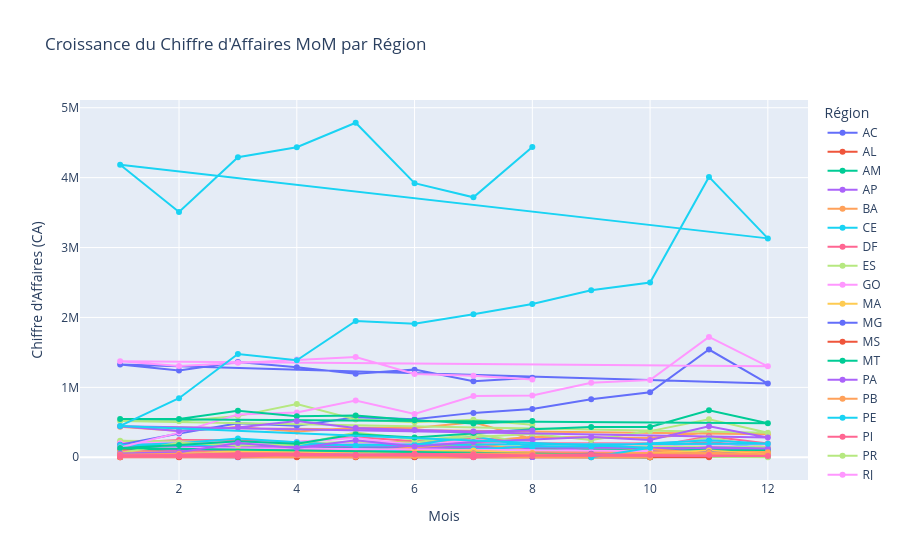
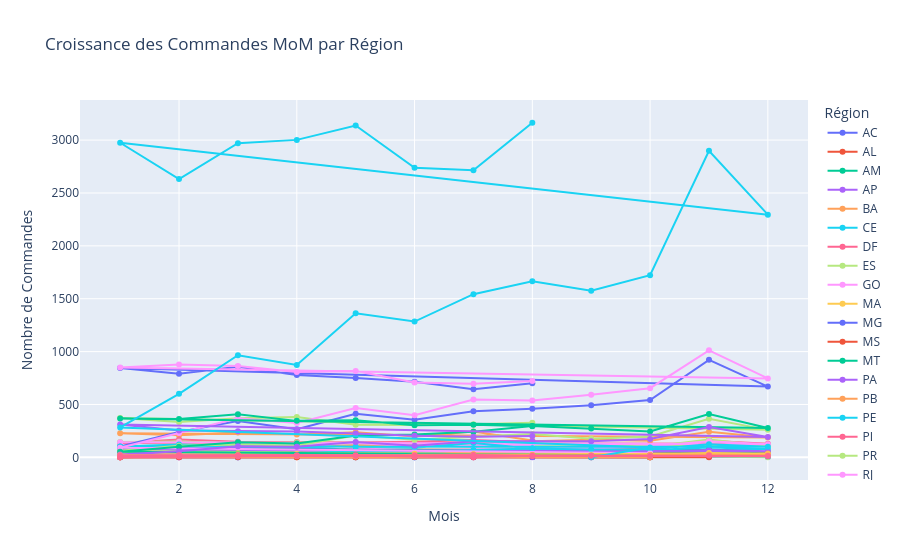

The notebook cell saved with these charts, in order:
### Code cell
import pandas as pd
import plotly.express as px

# Assurez-vous d'avoir exécuté la requête SQL et récupéré le DataFrame 'df_growth_mom'
# df_growth_mom = pd.read_sql(growth_mom_query, engine)

# Exemple de données récupérées
# df_growth_mom = ...

# Affichage d'un graphique de la croissance du chiffre d'affaires par mois et par région
fig = px.line(df_growth_mom,
              x="month", 
              y="ca", 
              color="customer_state", 
              markers=True, 
              title="Croissance du Chiffre d'Affaires MoM par Région",
              labels={"ca": "Chiffre d'Affaires (CA)", "month": "Mois", "customer_state": "Région"},
              line_shape="linear")

# Affichage du graphique
fig.show()

# Si vous souhaitez également afficher le nombre de commandes, vous pouvez ajouter une autre courbe :
fig2 = px.line(df_growth_mom,
               x="month", 
               y="nb_commandes", 
               color="customer_state", 
               markers=True, 
               title="Croissance des Commandes MoM par Région",
               labels={"nb_commandes": "Nombre de Commandes", "month": "Mois", "customer_state": "Région"},
               line_shape="linear")

# Affichage du graphique
fig2.show()

### Figure 1 — Plotly figure (JSON) as saved in the notebook; plotly's stock layout.template omitted (floating-point values rounded to 4 significant figures)
{"data": [{"hovertemplate": "Région=AC<br>Mois=%{x}<br>Chiffre d'Affaires (CA)=%{y}<extra></extra>", "legendgroup": "AC", "line": {"color": "#636efa", "dash": "solid", "shape": "linear"}, "marker": {"symbol": "circle"}, "mode": "lines+markers", "name": "AC", "orientation": "v", "showlegend": true, "type": "scatter", "x": [1.0, 2.0, 3.0, 4.0, 5.0, 6.0, 7.0, 8.0, 9.0, 10.0, 11.0, 12.0, 1.0, 2.0, 3.0, 4.0, 5.0, 6.0, 7.0, 8.0], "xaxis": "x", "y": [7231.0, 5974.0, 5302.0, 13520.0, 23720.0, 5103.0, 7944.0, 7658.0, 20290.0, 8638.0, 9452.0, 14100.0, 11580.0, 2992.0, 1647.0, 5882.0, 15010.0, 5973.0, 17700.0, 6045.0], "yaxis": "y"}, {"hovertemplate": "Région=AL<br>Mois=%{x}<br>Chiffre d'Affaires (CA)=%{y}<extra></extra>", "legendgroup": "AL", "line": {"color": "#EF553B", "dash": "solid", "shape": "linear"}, "marker": {"symbol": "circle"}, "mode": "lines+markers", "name": "AL", "orientation": "v", "showlegend": true, "type": "scatter", "x": [10.0, 1.0, 2.0, 3.0, 4.0, 5.0, 6.0, 7.0, 8.0, 9.0, 10.0, 11.0, 12.0, 1.0, 2.0, 3.0, 4.0, 5.0, 6.0, 7.0, 8.0], "xaxis": "x", "y": [766.0, 4544.0, 29680.0, 14220.0, 51700.0, 56340.0, 12690.0, 28400.0, 95580.0, 50940.0, 63420.0, 74410.0, 26810.0, 62180.0, 56810.0, 74650.0, 70060.0, 43930.0, 48530.0, 46930.0, 29140.0], "yaxis": "y"}, {"hovertemplate": "Région=AM<br>Mois=%{x}<br>Chiffre d'Affaires (CA)=%{y}<extra></extra>", "legendgroup": "AM", "line": {"color": "#00cc96", "dash": "solid", "shape": "linear"}, "marker": {"symbol": "circle"}, "mode": "lines+markers", "name": "AM", "orientation": "v", "showlegend": true, "type": "scatter", "x": [2.0, 3.0, 4.0, 5.0, 6.0, 7.0, 8.0, 9.0, 10.0, 11.0, 12.0, 1.0, 2.0, 3.0, 4.0, 5.0, 6.0, 7.0, 8.0], "xaxis": "x", "y": [11230.0, 7934.0, 11760.0, 12440.0, 2048.0, 9514.0, 14830.0, 15180.0, 1646.0, 30010.0, 11740.0, 34330.0, 24870.0, 14340.0, 8935.0, 21820.0, 12110.0, 25980.0, 5125.0], "yaxis": "y"}, {"hovertemplate": "Région=AP<br>Mois=%{x}<br>Chiffre d'Affaires (CA)=%{y}<extra></extra>", "legendgroup": "AP", "line": {"color": "#ab63fa", "dash": "solid", "shape": "linear"}, "marker": {"symbol": "circle"}, "mode": "lines+markers", "name": "AP", "orientation": "v", "showlegend": true, "type": "scatter", "x": [2.0, 3.0, 5.0, 6.0, 7.0, 8.0, 9.0, 10.0, 11.0, 12.0, 1.0, 2.0, 3.0, 4.0, 5.0, 6.0, 7.0, 8.0], "xaxis": "x", "y": [7072.0, 4129.0, 13880.0, 3697.0, 2924.0, 3848.0, 4992.0, 16970.0, 6892.0, 7706.0, 27890.0, 10860.0, 7045.0, 10430.0, 11900.0, 2479.0, 16140.0, 2574.0], "yaxis": "y"}, {"hovertemplate": "Région=BA<br>Mois=%{x}<br>Chiffre d'Affaires (CA)=%{y}<extra></extra>", "legendgroup": "BA", "line": {"color": "#FFA15A", "dash": "solid", "shape": "linear"}, "marker": {"symbol": "circle"}, "mode": "lines+markers", "name": "BA", "orientation": "v", "showlegend": true, "type": "scatter", "x": [10.0, 1.0, 2.0, 3.0, 4.0, 5.0, 6.0, 7.0, 8.0, 9.0, 10.0, 11.0, 12.0, 1.0, 2.0, 3.0, 4.0, 5.0, 6.0, 7.0, 8.0], "xaxis": "x", "y": [3210.0, 43250.0, 85170.0, 183100.0, 203900.0, 195400.0, 228700.0, 221200.0, 293600.0, 279800.0, 276100.0, 354500.0, 329100.0, 434900.0, 375900.0, 432100.0, 368800.0, 423100.0, 419200.0, 499100.0, 261000.0], "yaxis": "y"}, {"hovertemplate": "Région=CE<br>Mois=%{x}<br>Chiffre d'Affaires (CA)=%{y}<extra></extra>", "legendgroup": "CE", "line": {"color": "#19d3f3", "dash": "solid", "shape": "linear"}, "marker": {"symbol": "circle"}, "mode": "lines+markers", "name": "CE", "orientation": "v", "showlegend": true, "type": "scatter", "x": [10.0, 1.0, 2.0, 3.0, 4.0, 5.0, 6.0, 7.0, 8.0, 9.0, 10.0, 11.0, 12.0, 1.0, 2.0, 3.0, 4.0, 5.0, 6.0, 7.0, 8.0], "xaxis": "x", "y": [18850.0, 10850.0, 24840.0, 71590.0, 69250.0, 126300.0, 108800.0, 98330.0, 129600.0, 192900.0, 143400.0, 221300.0, 126400.0, 147600.0, 126700.0, 222000.0, 198900.0, 145000.0, 197300.0, 165800.0, 118800.0], "yaxis": "y"}, {"hovertemplate": "Région=DF<br>Mois=%{x}<br>Chiffre d'Affaires (CA)=%{y}<extra></extra>", "legendgroup": "DF", "line": {"color": "#FF6692", "dash": "solid", "shape": "linear"}, "marker": {"symbol": "circle"}, "mode": "lines+markers", "name": "DF", "orientation": "v", "showlegend": true, "type": "scatter", "x": [10.0, 1.0, 2.0, 3.0, 4.0, 5.0, 6.0, 7.0, 8.0, 9.0, 10.0, 11.0, 12.0, 1.0, 2.0, 3.0, 4.0, 5.0, 6.0, 7.0, 8.0], "xaxis": "x", "y": [12000.0, 21050.0, 103700.0, 79570.0, 85510.0, 86870.0, 97000.0, 128400.0, 114000.0, 153600.0, 147300.0, 302000.0, 197700.0, 203500.0, 246500.0, 244100.0, 214700.0, 288400.0, 228800.0, 272400.0, 234300.0], "yaxis": "y"}, {"hovertemplate": "Région=ES<br>Mois=%{x}<br>Chiffre d'Affaires (CA)=%{y}<extra></extra>", "legendgroup": "ES", "line": {"color": "#B6E880", "dash": "solid", "shape": "linear"}, "marker": {"symbol": "circle"}, "mode": "lines+markers", "name": "ES", "orientation": "v", "showlegend": true, "type": "scatter", "x": [10.0, 1.0, 2.0, 3.0, 4.0, 5.0, 6.0, 7.0, 8.0, 9.0, 10.0, 11.0, 12.0, 1.0, 2.0, 3.0, 4.0, 5.0, 6.0, 7.0, 8.0], "xaxis": "x", "y": [9918.0, 10110.0, 45910.0, 59310.0, 63820.0, 146600.0, 123400.0, 88790.0, 153400.0, 133100.0, 126700.0, 284000.0, 142500.0, 235300.0, 203300.0, 203600.0, 191100.0, 220400.0, 206500.0, 335200.0, 193500.0], "yaxis": "y"}, {"hovertemplate": "Région=GO<br>Mois=%{x}<br>Chiffre d'Affaires (CA)=%{y}<extra></extra>", "legendgroup": "GO", "line": {"color": "#FF97FF", "dash": "solid", "shape": "linear"}, "marker": {"symbol": "circle"}, "mode": "lines+markers", "name": "GO", "orientation": "v", "showlegend": true, "type": "scatter", "x": [10.0, 1.0, 2.0, 3.0, 4.0, 5.0, 6.0, 7.0, 8.0, 9.0, 10.0, 11.0, 12.0, 1.0, 2.0, 3.0, 4.0, 5.0, 6.0, 7.0, 8.0], "xaxis": "x", "y": [10560.0, 46580.0, 28560.0, 96990.0, 63460.0, 188500.0, 105900.0, 105800.0, 156000.0, 154900.0, 192800.0, 246600.0, 183900.0, 199600.0, 212600.0, 222200.0, 222300.0, 275400.0, 173800.0, 243800.0, 212000.0], "yaxis": "y"}, {"hovertemplate": "Région=MA<br>Mois=%{x}<br>Chiffre d'Affaires (CA)=%{y}<extra></extra>", "legendgroup": "MA", "line": {"color": "#FECB52", "dash": "solid", "shape": "linear"}, "marker": {"symbol": "circle"}, "mode": "lines+markers", "name": "MA", "orientation": "v", "showlegend": true, "type": "scatter", "x": [10.0, 1.0, 2.0, 3.0, 4.0, 5.0, 6.0, 7.0, 8.0, 9.0, 10.0, 11.0, 12.0, 1.0, 2.0, 3.0, 4.0, 5.0, 6.0, 7.0, 8.0], "xaxis": "x", "y": [9988.0, 7165.0, 11950.0, 27220.0, 37640.0, 42750.0, 22240.0, 76000.0, 76260.0, 112200.0, 125300.0, 122300.0, 72820.0, 110900.0, 124600.0, 104600.0, 100200.0, 85900.0, 78450.0, 77470.0, 52000.0], "yaxis": "y"}, {"hovertemplate": "Région=MG<br>Mois=%{x}<br>Chiffre d'Affaires (CA)=%{y}<extra></extra>", "legendgroup": "MG", "line": {"color": "#636efa", "dash": "solid", "shape": "linear"}, "marker": {"symbol": "circle"}, "mode": "lines+markers", "name": "MG", "orientation": "v", "showlegend": true, "type": "scatter", "x": [10.0, 1.0, 2.0, 3.0, 4.0, 5.0, 6.0, 7.0, 8.0, 9.0, 10.0, 11.0, 12.0, 1.0, 2.0, 3.0, 4.0, 5.0, 6.0, 7.0, 8.0], "xaxis": "x", "y": [49370.0, 180500.0, 339200.0, 484900.0, 449100.0, 573900.0, 543500.0, 634800.0, 689900.0, 828400.0, 930500.0, 1541000.0, 1055000.0, 1326000.0, 1241000.0, 1362000.0, 1288000.0, 1195000.0, 1254000.0, 1088000.0, 1136000.0], "yaxis": "y"}, {"hovertemplate": "Région=MS<br>Mois=%{x}<br>Chiffre d'Affaires (CA)=%{y}<extra></extra>", "legendgroup": "MS", "line": {"color": "#EF553B", "dash": "solid", "shape": "linear"}, "marker": {"symbol": "circle"}, "mode": "lines+markers", "name": "MS", "orientation": "v", "showlegend": true, "type": "scatter", "x": [1.0, 2.0, 3.0, 4.0, 5.0, 6.0, 7.0, 8.0, 9.0, 10.0, 11.0, 12.0, 1.0, 2.0, 3.0, 4.0, 5.0, 6.0, 7.0, 8.0], "xaxis": "x", "y": [1704.0, 79110.0, 69930.0, 22080.0, 37220.0, 44430.0, 41210.0, 44690.0, 55690.0, 73020.0, 69820.0, 60060.0, 120300.0, 101300.0, 85890.0, 70530.0, 110600.0, 107700.0, 82950.0, 65520.0], "yaxis": "y"}, {"hovertemplate": "Région=MT<br>Mois=%{x}<br>Chiffre d'Affaires (CA)=%{y}<extra></extra>", "legendgroup": "MT", "line": {"color": "#00cc96", "dash": "solid", "shape": "linear"}, "marker": {"symbol": "circle"}, "mode": "lines+markers", "name": "MT", "orientation": "v", "showlegend": true, "type": "scatter", "x": [10.0, 1.0, 2.0, 3.0, 4.0, 5.0, 6.0, 7.0, 8.0, 9.0, 10.0, 11.0, 12.0, 1.0, 2.0, 3.0, 4.0, 5.0, 6.0, 7.0, 8.0], "xaxis": "x", "y": [1014.0, 19230.0, 35830.0, 27030.0, 39920.0, 76810.0, 48220.0, 113000.0, 78320.0, 81670.0, 128900.0, 133600.0, 105500.0, 127700.0, 98470.0, 99810.0, 135400.0, 147900.0, 130100.0, 126500.0, 57330.0], "yaxis": "y"}, {"hovertemplate": "Région=PA<br>Mois=%{x}<br>Chiffre d'Affaires (CA)=%{y}<extra></extra>", "legendgroup": "PA", "line": {"color": "#ab63fa", "dash": "solid", "shape": "linear"}, "marker": {"symbol": "circle"}, "mode": "lines+markers", "name": "PA", "orientation": "v", "showlegend": true, "type": "scatter", "x": [10.0, 1.0, 2.0, 3.0, 4.0, 5.0, 6.0, 7.0, 8.0, 9.0, 10.0, 11.0, 12.0, 1.0, 2.0, 3.0, 4.0, 5.0, 6.0, 7.0, 8.0], "xaxis": "x", "y": [12830.0, 15230.0, 106000.0, 90730.0, 61080.0, 65710.0, 66100.0, 57010.0, 171200.0, 77320.0, 87220.0, 143700.0, 123800.0, 167300.0, 109500.0, 147900.0, 138300.0, 91610.0, 119500.0, 158500.0, 109700.0], "yaxis": "y"}, {"hovertemplate": "Région=PB<br>Mois=%{x}<br>Chiffre d'Affaires (CA)=%{y}<extra></extra>", "legendgroup": "PB", "line": {"color": "#FFA15A", "dash": "solid", "shape": "linear"}, "marker": {"symbol": "circle"}, "mode": "lines+markers", "name": "PB", "orientation": "v", "showlegend": true, "type": "scatter", "x": [10.0, 1.0, 2.0, 3.0, 4.0, 5.0, 6.0, 7.0, 8.0, 9.0, 10.0, 11.0, 12.0, 1.0, 2.0, 3.0, 4.0, 5.0, 6.0, 7.0, 8.0], "xaxis": "x", "y": [747.4, 4631.0, 22480.0, 49360.0, 35630.0, 33720.0, 69130.0, 55270.0, 30530.0, 62840.0, 115200.0, 57160.0, 70160.0, 80230.0, 63430.0, 80670.0, 55160.0, 59100.0, 142200.0, 199400.0, 91360.0], "yaxis": "y"}, {"hovertemplate": "Région=PE<br>Mois=%{x}<br>Chiffre d'Affaires (CA)=%{y}<extra></extra>", "legendgroup": "PE", "line": {"color": "#19d3f3", "dash": "solid", "shape": "linear"}, "marker": {"symbol": "circle"}, "mode": "lines+markers", "name": "PE", "orientation": "v", "showlegend": true, "type": "scatter", "x": [10.0, 1.0, 2.0, 3.0, 4.0, 5.0, 6.0, 7.0, 8.0, 9.0, 10.0, 11.0, 12.0, 1.0, 2.0, 3.0, 4.0, 5.0, 6.0, 7.0, 8.0], "xaxis": "x", "y": [15440.0, 21520.0, 33200.0, 65190.0, 46200.0, 124300.0, 71080.0, 115200.0, 154500.0, 155300.0, 201000.0, 242300.0, 191600.0, 172000.0, 201100.0, 268100.0, 215100.0, 165100.0, 178200.0, 301800.0, 151500.0], "yaxis": "y"}, {"hovertemplate": "Région=PI<br>Mois=%{x}<br>Chiffre d'Affaires (CA)=%{y}<extra></extra>", "legendgroup": "PI", "line": {"color": "#FF6692", "dash": "solid", "shape": "linear"}, "marker": {"symbol": "circle"}, "mode": "lines+markers", "name": "PI", "orientation": "v", "showlegend": true, "type": "scatter", "x": [10.0, 1.0, 2.0, 3.0, 4.0, 5.0, 6.0, 7.0, 8.0, 9.0, 10.0, 11.0, 12.0, 1.0, 2.0, 3.0, 4.0, 5.0, 6.0, 7.0, 8.0], "xaxis": "x", "y": [2461.0, 14540.0, 35050.0, 26370.0, 24490.0, 66770.0, 26270.0, 29390.0, 52910.0, 35740.0, 49550.0, 38050.0, 35080.0, 85770.0, 56590.0, 81590.0, 123600.0, 84230.0, 60000.0, 84710.0, 38650.0], "yaxis": "y"}, {"hovertemplate": "Région=PR<br>Mois=%{x}<br>Chiffre d'Affaires (CA)=%{y}<extra></extra>", "legendgroup": "PR", "line": {"color": "#B6E880", "dash": "solid", "shape": "linear"}, "marker": {"symbol": "circle"}, "mode": "lines+markers", "name": "PR", "orientation": "v", "showlegend": true, "type": "scatter", "x": [10.0, 12.0, 1.0, 2.0, 3.0, 4.0, 5.0, 6.0, 7.0, 8.0, 9.0, 10.0, 11.0, 12.0, 1.0, 2.0, 3.0, 4.0, 5.0, 6.0, 7.0, 8.0], "xaxis": "x", "y": [24750.0, 196.2, 59850.0, 206100.0, 169800.0, 179900.0, 355600.0, 255100.0, 288500.0, 333100.0, 247700.0, 374000.0, 542400.0, 350900.0, 517100.0, 516000.0, 588500.0, 762400.0, 539900.0, 502500.0, 537300.0, 465600.0], "yaxis": "y"}, {"hovertemplate": "Région=RJ<br>Mois=%{x}<br>Chiffre d'Affaires (CA)=%{y}<extra></extra>", "legendgroup": "RJ", "line": {"color": "#FF97FF", "dash": "solid", "shape": "linear"}, "marker": {"symbol": "circle"}, "mode": "lines+markers", "name": "RJ", "orientation": "v", "showlegend": true, "type": "scatter", "x": [10.0, 1.0, 2.0, 3.0, 4.0, 5.0, 6.0, 7.0, 8.0, 9.0, 10.0, 11.0, 12.0, 1.0, 2.0, 3.0, 4.0, 5.0, 6.0, 7.0, 8.0], "xaxis": "x", "y": [90440.0, 140000.0, 352600.0, 613100.0, 639200.0, 812800.0, 618700.0, 875400.0, 882800.0, 1067000.0, 1106000.0, 1722000.0, 1300000.0, 1373000.0, 1306000.0, 1352000.0, 1397000.0, 1434000.0, 1192000.0, 1167000.0, 1112000.0], "yaxis": "y"}, {"hovertemplate": "Région=RN<br>Mois=%{x}<br>Chiffre d'Affaires (CA)=%{y}<extra></extra>", "legendgroup": "RN", "line": {"color": "#FECB52", "dash": "solid", "shape": "linear"}, "marker": {"symbol": "circle"}, "mode": "lines+markers", "name": "RN", "orientation": "v", "showlegend": true, "type": "scatter", "x": [10.0, 1.0, 2.0, 3.0, 4.0, 5.0, 6.0, 7.0, 8.0, 9.0, 10.0, 11.0, 12.0, 1.0, 2.0, 3.0, 4.0, 5.0, 6.0, 7.0, 8.0], "xaxis": "x", "y": [8813.0, 12680.0, 6486.0, 21050.0, 15650.0, 55830.0, 15930.0, 41780.0, 32730.0, 40200.0, 53520.0, 97400.0, 40980.0, 68340.0, 41310.0, 88570.0, 75190.0, 49990.0, 83960.0, 96800.0, 59940.0], "yaxis": "y"}, {"hovertemplate": "Région=RO<br>Mois=%{x}<br>Chiffre d'Affaires (CA)=%{y}<extra></extra>", "legendgroup": "RO", "line": {"color": "#636efa", "dash": "solid", "shape": "linear"}, "marker": {"symbol": "circle"}, "mode": "lines+markers", "name": "RO", "orientation": "v", "showlegend": true, "type": "scatter", "x": [1.0, 2.0, 3.0, 4.0, 5.0, 6.0, 7.0, 8.0, 9.0, 10.0, 11.0, 12.0, 1.0, 2.0, 3.0, 4.0, 5.0, 6.0, 7.0, 8.0], "xaxis": "x", "y": [8255.0, 18380.0, 25240.0, 10420.0, 8289.0, 23110.0, 14290.0, 28160.0, 49380.0, 22920.0, 70570.0, 24100.0, 30900.0, 21100.0, 33060.0, 40860.0, 31580.0, 24190.0, 52490.0, 32370.0], "yaxis": "y"}, {"hovertemplate": "Région=RR<br>Mois=%{x}<br>Chiffre d'Affaires (CA)=%{y}<extra></extra>", "legendgroup": "RR", "line": {"color": "#EF553B", "dash": "solid", "shape": "linear"}, "marker": {"symbol": "circle"}, "mode": "lines+markers", "name": "RR", "orientation": "v", "showlegend": true, "type": "scatter", "x": [10.0, 2.0, 3.0, 4.0, 5.0, 6.0, 7.0, 9.0, 10.0, 11.0, 1.0, 2.0, 3.0, 4.0, 5.0, 6.0, 7.0], "xaxis": "x", "y": [690.2, 1087.0, 3308.0, 1069.0, 3180.0, 1752.0, 2250.0, 653.7, 5252.0, 1515.0, 1628.0, 2356.0, 20190.0, 7720.0, 1717.0, 16420.0, 19610.0], "yaxis": "y"}, {"hovertemplate": "Région=RS<br>Mois=%{x}<br>Chiffre d'Affaires (CA)=%{y}<extra></extra>", "legendgroup": "RS", "line": {"color": "#00cc96", "dash": "solid", "shape": "linear"}, "marker": {"symbol": "circle"}, "mode": "lines+markers", "name": "RS", "orientation": "v", "showlegend": true, "type": "scatter", "x": [10.0, 1.0, 2.0, 3.0, 4.0, 5.0, 6.0, 7.0, 8.0, 9.0, 10.0, 11.0, 12.0, 1.0, 2.0, 3.0, 4.0, 5.0, 6.0, 7.0, 8.0], "xaxis": "x", "y": [28980.0, 131400.0, 173900.0, 229400.0, 194600.0, 330200.0, 282700.0, 345900.0, 399000.0, 432300.0, 431700.0, 672600.0, 486900.0, 548100.0, 546800.0, 663800.0, 587800.0, 597300.0, 530800.0, 482800.0, 517600.0], "yaxis": "y"}, {"hovertemplate": "Région=SC<br>Mois=%{x}<br>Chiffre d'Affaires (CA)=%{y}<extra></extra>", "legendgroup": "SC", "line": {"color": "#ab63fa", "dash": "solid", "shape": "linear"}, "marker": {"symbol": "circle"}, "mode": "lines+markers", "name": "SC", "orientation": "v", "showlegend": true, "type": "scatter", "x": [10.0, 1.0, 2.0, 3.0, 4.0, 5.0, 6.0, 7.0, 8.0, 9.0, 10.0, 11.0, 12.0, 1.0, 2.0, 3.0, 4.0, 5.0, 6.0, 7.0, 8.0], "xaxis": "x", "y": [25010.0, 55560.0, 71060.0, 202700.0, 133200.0, 244900.0, 155200.0, 218100.0, 255100.0, 291500.0, 247700.0, 442700.0, 283700.0, 445000.0, 376900.0, 426900.0, 517300.0, 417800.0, 390600.0, 368400.0, 382000.0], "yaxis": "y"}, {"hovertemplate": "Région=SE<br>Mois=%{x}<br>Chiffre d'Affaires (CA)=%{y}<extra></extra>", "legendgroup": "SE", "line": {"color": "#FFA15A", "dash": "solid", "shape": "linear"}, "marker": {"symbol": "circle"}, "mode": "lines+markers", "name": "SE", "orientation": "v", "showlegend": true, "type": "scatter", "x": [10.0, 1.0, 2.0, 3.0, 4.0, 5.0, 6.0, 7.0, 8.0, 9.0, 10.0, 11.0, 12.0, 1.0, 2.0, 3.0, 4.0, 5.0, 6.0, 7.0, 8.0], "xaxis": "x", "y": [3459.0, 3818.0, 24050.0, 31220.0, 33400.0, 10600.0, 16190.0, 17730.0, 43290.0, 35410.0, 51230.0, 66130.0, 40520.0, 36890.0, 51030.0, 34130.0, 35330.0, 13210.0, 44140.0, 55110.0, 56010.0], "yaxis": "y"}, {"hovertemplate": "Région=SP<br>Mois=%{x}<br>Chiffre d'Affaires (CA)=%{y}<extra></extra>", "legendgroup": "SP", "line": {"color": "#19d3f3", "dash": "solid", "shape": "linear"}, "marker": {"symbol": "circle"}, "mode": "lines+markers", "name": "SP", "orientation": "v", "showlegend": true, "type": "scatter", "x": [9.0, 10.0, 1.0, 2.0, 3.0, 4.0, 5.0, 6.0, 7.0, 8.0, 9.0, 10.0, 11.0, 12.0, 1.0, 2.0, 3.0, 4.0, 5.0, 6.0, 7.0, 8.0], "xaxis": "x", "y": [1435.0, 135600.0, 448400.0, 844400.0, 1477000.0, 1387000.0, 1950000.0, 1909000.0, 2045000.0, 2192000.0, 2388000.0, 2499000.0, 4010000.0, 3131000.0, 4183000.0, 3510000.0, 4291000.0, 4434000.0, 4785000.0, 3921000.0, 3718000.0, 4438000.0], "yaxis": "y"}, {"hovertemplate": "Région=TO<br>Mois=%{x}<br>Chiffre d'Affaires (CA)=%{y}<extra></extra>", "legendgroup": "TO", "line": {"color": "#FF6692", "dash": "solid", "shape": "linear"}, "marker": {"symbol": "circle"}, "mode": "lines+markers", "name": "TO", "orientation": "v", "showlegend": true, "type": "scatter", "x": [1.0, 2.0, 3.0, 4.0, 5.0, 6.0, 7.0, 8.0, 9.0, 10.0, 11.0, 12.0, 1.0, 2.0, 3.0, 4.0, 5.0, 6.0, 7.0, 8.0], "xaxis": "x", "y": [6769.0, 9396.0, 8022.0, 34400.0, 26020.0, 44410.0, 1266.0, 25190.0, 44000.0, 32380.0, 30790.0, 18920.0, 27810.0, 33580.0, 55800.0, 53710.0, 33140.0, 49870.0, 37950.0, 26660.0], "yaxis": "y"}], "layout": {"legend": {"title": {"text": "Région"}, "tracegroupgap": 0}, "title": {"text": "Croissance du Chiffre d'Affaires MoM par Région"}, "xaxis": {"anchor": "y", "domain": [0, 1], "title": {"text": "Mois"}}, "yaxis": {"anchor": "x", "domain": [0, 1], "title": {"text": "Chiffre d'Affaires (CA)"}}}}

### Figure 2 — Plotly figure (JSON) as saved in the notebook; plotly's stock layout.template omitted (floating-point values rounded to 4 significant figures)
{"data": [{"hovertemplate": "Région=AC<br>Mois=%{x}<br>Nombre de Commandes=%{y}<extra></extra>", "legendgroup": "AC", "line": {"color": "#636efa", "dash": "solid", "shape": "linear"}, "marker": {"symbol": "circle"}, "mode": "lines+markers", "name": "AC", "orientation": "v", "showlegend": true, "type": "scatter", "x": [1.0, 2.0, 3.0, 4.0, 5.0, 6.0, 7.0, 8.0, 9.0, 10.0, 11.0, 12.0, 1.0, 2.0, 3.0, 4.0, 5.0, 6.0, 7.0, 8.0], "xaxis": "x", "y": [2, 3, 2, 5, 8, 4, 5, 4, 5, 5, 5, 5, 6, 3, 2, 4, 2, 3, 4, 3], "yaxis": "y"}, {"hovertemplate": "Région=AL<br>Mois=%{x}<br>Nombre de Commandes=%{y}<extra></extra>", "legendgroup": "AL", "line": {"color": "#EF553B", "dash": "solid", "shape": "linear"}, "marker": {"symbol": "circle"}, "mode": "lines+markers", "name": "AL", "orientation": "v", "showlegend": true, "type": "scatter", "x": [10.0, 1.0, 2.0, 3.0, 4.0, 5.0, 6.0, 7.0, 8.0, 9.0, 10.0, 11.0, 12.0, 1.0, 2.0, 3.0, 4.0, 5.0, 6.0, 7.0, 8.0], "xaxis": "x", "y": [1, 2, 12, 10, 21, 26, 10, 15, 17, 19, 28, 26, 12, 36, 27, 27, 27, 19, 24, 22, 16], "yaxis": "y"}, {"hovertemplate": "Région=AM<br>Mois=%{x}<br>Nombre de Commandes=%{y}<extra></extra>", "legendgroup": "AM", "line": {"color": "#00cc96", "dash": "solid", "shape": "linear"}, "marker": {"symbol": "circle"}, "mode": "lines+markers", "name": "AM", "orientation": "v", "showlegend": true, "type": "scatter", "x": [2.0, 3.0, 4.0, 5.0, 6.0, 7.0, 8.0, 9.0, 10.0, 11.0, 12.0, 1.0, 2.0, 3.0, 4.0, 5.0, 6.0, 7.0, 8.0], "xaxis": "x", "y": [8, 5, 13, 8, 1, 5, 5, 9, 3, 10, 6, 12, 8, 8, 6, 9, 7, 18, 4], "yaxis": "y"}, {"hovertemplate": "Région=AP<br>Mois=%{x}<br>Nombre de Commandes=%{y}<extra></extra>", "legendgroup": "AP", "line": {"color": "#ab63fa", "dash": "solid", "shape": "linear"}, "marker": {"symbol": "circle"}, "mode": "lines+markers", "name": "AP", "orientation": "v", "showlegend": true, "type": "scatter", "x": [2.0, 3.0, 5.0, 6.0, 7.0, 8.0, 9.0, 10.0, 11.0, 12.0, 1.0, 2.0, 3.0, 4.0, 5.0, 6.0, 7.0, 8.0], "xaxis": "x", "y": [2, 3, 4, 2, 1, 3, 2, 3, 4, 4, 11, 2, 5, 5, 6, 2, 6, 2], "yaxis": "y"}, {"hovertemplate": "Région=BA<br>Mois=%{x}<br>Nombre de Commandes=%{y}<extra></extra>", "legendgroup": "BA", "line": {"color": "#FFA15A", "dash": "solid", "shape": "linear"}, "marker": {"symbol": "circle"}, "mode": "lines+markers", "name": "BA", "orientation": "v", "showlegend": true, "type": "scatter", "x": [10.0, 1.0, 2.0, 3.0, 4.0, 5.0, 6.0, 7.0, 8.0, 9.0, 10.0, 11.0, 12.0, 1.0, 2.0, 3.0, 4.0, 5.0, 6.0, 7.0, 8.0], "xaxis": "x", "y": [3, 24, 58, 87, 84, 119, 103, 144, 152, 167, 158, 243, 188, 228, 208, 235, 216, 237, 198, 245, 159], "yaxis": "y"}, {"hovertemplate": "Région=CE<br>Mois=%{x}<br>Nombre de Commandes=%{y}<extra></extra>", "legendgroup": "CE", "line": {"color": "#19d3f3", "dash": "solid", "shape": "linear"}, "marker": {"symbol": "circle"}, "mode": "lines+markers", "name": "CE", "orientation": "v", "showlegend": true, "type": "scatter", "x": [10.0, 1.0, 2.0, 3.0, 4.0, 5.0, 6.0, 7.0, 8.0, 9.0, 10.0, 11.0, 12.0, 1.0, 2.0, 3.0, 4.0, 5.0, 6.0, 7.0, 8.0], "xaxis": "x", "y": [6, 8, 13, 26, 42, 62, 44, 53, 73, 74, 63, 103, 79, 77, 84, 93, 96, 72, 72, 84, 55], "yaxis": "y"}, {"hovertemplate": "Région=DF<br>Mois=%{x}<br>Nombre de Commandes=%{y}<extra></extra>", "legendgroup": "DF", "line": {"color": "#FF6692", "dash": "solid", "shape": "linear"}, "marker": {"symbol": "circle"}, "mode": "lines+markers", "name": "DF", "orientation": "v", "showlegend": true, "type": "scatter", "x": [10.0, 1.0, 2.0, 3.0, 4.0, 5.0, 6.0, 7.0, 8.0, 9.0, 10.0, 11.0, 12.0, 1.0, 2.0, 3.0, 4.0, 5.0, 6.0, 7.0, 8.0], "xaxis": "x", "y": [6, 13, 21, 54, 34, 60, 69, 75, 83, 94, 92, 157, 129, 135, 170, 147, 146, 140, 147, 165, 143], "yaxis": "y"}, {"hovertemplate": "Région=ES<br>Mois=%{x}<br>Nombre de Commandes=%{y}<extra></extra>", "legendgroup": "ES", "line": {"color": "#B6E880", "dash": "solid", "shape": "linear"}, "marker": {"symbol": "circle"}, "mode": "lines+markers", "name": "ES", "orientation": "v", "showlegend": true, "type": "scatter", "x": [10.0, 1.0, 2.0, 3.0, 4.0, 5.0, 6.0, 7.0, 8.0, 9.0, 10.0, 11.0, 12.0, 1.0, 2.0, 3.0, 4.0, 5.0, 6.0, 7.0, 8.0], "xaxis": "x", "y": [3, 9, 31, 47, 45, 90, 79, 81, 94, 93, 100, 168, 108, 145, 149, 133, 140, 132, 123, 122, 103], "yaxis": "y"}, {"hovertemplate": "Région=GO<br>Mois=%{x}<br>Nombre de Commandes=%{y}<extra></extra>", "legendgroup": "GO", "line": {"color": "#FF97FF", "dash": "solid", "shape": "linear"}, "marker": {"symbol": "circle"}, "mode": "lines+markers", "name": "GO", "orientation": "v", "showlegend": true, "type": "scatter", "x": [10.0, 1.0, 2.0, 3.0, 4.0, 5.0, 6.0, 7.0, 8.0, 9.0, 10.0, 11.0, 12.0, 1.0, 2.0, 3.0, 4.0, 5.0, 6.0, 7.0, 8.0], "xaxis": "x", "y": [7, 18, 24, 47, 38, 83, 73, 77, 89, 84, 106, 153, 125, 144, 146, 141, 132, 136, 105, 112, 117], "yaxis": "y"}, {"hovertemplate": "Région=MA<br>Mois=%{x}<br>Nombre de Commandes=%{y}<extra></extra>", "legendgroup": "MA", "line": {"color": "#FECB52", "dash": "solid", "shape": "linear"}, "marker": {"symbol": "circle"}, "mode": "lines+markers", "name": "MA", "orientation": "v", "showlegend": true, "type": "scatter", "x": [10.0, 1.0, 2.0, 3.0, 4.0, 5.0, 6.0, 7.0, 8.0, 9.0, 10.0, 11.0, 12.0, 1.0, 2.0, 3.0, 4.0, 5.0, 6.0, 7.0, 8.0], "xaxis": "x", "y": [4, 6, 11, 22, 25, 31, 15, 37, 38, 41, 48, 53, 40, 55, 55, 49, 46, 32, 41, 39, 29], "yaxis": "y"}, {"hovertemplate": "Région=MG<br>Mois=%{x}<br>Nombre de Commandes=%{y}<extra></extra>", "legendgroup": "MG", "line": {"color": "#636efa", "dash": "solid", "shape": "linear"}, "marker": {"symbol": "circle"}, "mode": "lines+markers", "name": "MG", "orientation": "v", "showlegend": true, "type": "scatter", "x": [10.0, 1.0, 2.0, 3.0, 4.0, 5.0, 6.0, 7.0, 8.0, 9.0, 10.0, 11.0, 12.0, 1.0, 2.0, 3.0, 4.0, 5.0, 6.0, 7.0, 8.0], "xaxis": "x", "y": [35, 102, 241, 343, 266, 412, 356, 435, 459, 493, 542, 922, 669, 846, 790, 856, 778, 751, 714, 644, 700], "yaxis": "y"}, {"hovertemplate": "Région=MS<br>Mois=%{x}<br>Nombre de Commandes=%{y}<extra></extra>", "legendgroup": "MS", "line": {"color": "#EF553B", "dash": "solid", "shape": "linear"}, "marker": {"symbol": "circle"}, "mode": "lines+markers", "name": "MS", "orientation": "v", "showlegend": true, "type": "scatter", "x": [1.0, 2.0, 3.0, 4.0, 5.0, 6.0, 7.0, 8.0, 9.0, 10.0, 11.0, 12.0, 1.0, 2.0, 3.0, 4.0, 5.0, 6.0, 7.0, 8.0], "xaxis": "x", "y": [1, 11, 19, 15, 26, 27, 24, 24, 32, 33, 44, 34, 70, 64, 57, 43, 44, 49, 49, 35], "yaxis": "y"}, {"hovertemplate": "Région=MT<br>Mois=%{x}<br>Nombre de Commandes=%{y}<extra></extra>", "legendgroup": "MT", "line": {"color": "#00cc96", "dash": "solid", "shape": "linear"}, "marker": {"symbol": "circle"}, "mode": "lines+markers", "name": "MT", "orientation": "v", "showlegend": true, "type": "scatter", "x": [10.0, 1.0, 2.0, 3.0, 4.0, 5.0, 6.0, 7.0, 8.0, 9.0, 10.0, 11.0, 12.0, 1.0, 2.0, 3.0, 4.0, 5.0, 6.0, 7.0, 8.0], "xaxis": "x", "y": [1, 9, 17, 16, 25, 37, 24, 37, 38, 34, 50, 73, 49, 83, 67, 52, 64, 66, 58, 47, 39], "yaxis": "y"}, {"hovertemplate": "Région=PA<br>Mois=%{x}<br>Nombre de Commandes=%{y}<extra></extra>", "legendgroup": "PA", "line": {"color": "#ab63fa", "dash": "solid", "shape": "linear"}, "marker": {"symbol": "circle"}, "mode": "lines+markers", "name": "PA", "orientation": "v", "showlegend": true, "type": "scatter", "x": [10.0, 1.0, 2.0, 3.0, 4.0, 5.0, 6.0, 7.0, 8.0, 9.0, 10.0, 11.0, 12.0, 1.0, 2.0, 3.0, 4.0, 5.0, 6.0, 7.0, 8.0], "xaxis": "x", "y": [4, 10, 24, 35, 36, 35, 36, 36, 57, 41, 52, 69, 58, 69, 57, 67, 66, 40, 54, 57, 43], "yaxis": "y"}, {"hovertemplate": "Région=PB<br>Mois=%{x}<br>Nombre de Commandes=%{y}<extra></extra>", "legendgroup": "PB", "line": {"color": "#FFA15A", "dash": "solid", "shape": "linear"}, "marker": {"symbol": "circle"}, "mode": "lines+markers", "name": "PB", "orientation": "v", "showlegend": true, "type": "scatter", "x": [10.0, 1.0, 2.0, 3.0, 4.0, 5.0, 6.0, 7.0, 8.0, 9.0, 10.0, 11.0, 12.0, 1.0, 2.0, 3.0, 4.0, 5.0, 6.0, 7.0, 8.0], "xaxis": "x", "y": [1, 2, 11, 16, 20, 17, 22, 26, 16, 25, 28, 27, 37, 31, 35, 39, 28, 29, 28, 51, 28], "yaxis": "y"}, {"hovertemplate": "Région=PE<br>Mois=%{x}<br>Nombre de Commandes=%{y}<extra></extra>", "legendgroup": "PE", "line": {"color": "#19d3f3", "dash": "solid", "shape": "linear"}, "marker": {"symbol": "circle"}, "mode": "lines+markers", "name": "PE", "orientation": "v", "showlegend": true, "type": "scatter", "x": [10.0, 1.0, 2.0, 3.0, 4.0, 5.0, 6.0, 7.0, 8.0, 9.0, 10.0, 11.0, 12.0, 1.0, 2.0, 3.0, 4.0, 5.0, 6.0, 7.0, 8.0], "xaxis": "x", "y": [6, 9, 20, 36, 36, 63, 41, 70, 83, 74, 77, 125, 101, 102, 121, 107, 110, 102, 91, 136, 83], "yaxis": "y"}, {"hovertemplate": "Région=PI<br>Mois=%{x}<br>Nombre de Commandes=%{y}<extra></extra>", "legendgroup": "PI", "line": {"color": "#FF6692", "dash": "solid", "shape": "linear"}, "marker": {"symbol": "circle"}, "mode": "lines+markers", "name": "PI", "orientation": "v", "showlegend": true, "type": "scatter", "x": [10.0, 1.0, 2.0, 3.0, 4.0, 5.0, 6.0, 7.0, 8.0, 9.0, 10.0, 11.0, 12.0, 1.0, 2.0, 3.0, 4.0, 5.0, 6.0, 7.0, 8.0], "xaxis": "x", "y": [1, 7, 10, 13, 11, 23, 14, 20, 20, 22, 23, 31, 23, 47, 32, 34, 34, 30, 29, 32, 20], "yaxis": "y"}, {"hovertemplate": "Région=PR<br>Mois=%{x}<br>Nombre de Commandes=%{y}<extra></extra>", "legendgroup": "PR", "line": {"color": "#B6E880", "dash": "solid", "shape": "linear"}, "marker": {"symbol": "circle"}, "mode": "lines+markers", "name": "PR", "orientation": "v", "showlegend": true, "type": "scatter", "x": [10.0, 12.0, 1.0, 2.0, 3.0, 4.0, 5.0, 6.0, 7.0, 8.0, 9.0, 10.0, 11.0, 12.0, 1.0, 2.0, 3.0, 4.0, 5.0, 6.0, 7.0, 8.0], "xaxis": "x", "y": [19, 1, 62, 110, 121, 112, 206, 167, 195, 220, 176, 198, 365, 260, 371, 335, 369, 381, 308, 306, 314, 327], "yaxis": "y"}, {"hovertemplate": "Région=RJ<br>Mois=%{x}<br>Nombre de Commandes=%{y}<extra></extra>", "legendgroup": "RJ", "line": {"color": "#FF97FF", "dash": "solid", "shape": "linear"}, "marker": {"symbol": "circle"}, "mode": "lines+markers", "name": "RJ", "orientation": "v", "showlegend": true, "type": "scatter", "x": [10.0, 1.0, 2.0, 3.0, 4.0, 5.0, 6.0, 7.0, 8.0, 9.0, 10.0, 11.0, 12.0, 1.0, 2.0, 3.0, 4.0, 5.0, 6.0, 7.0, 8.0], "xaxis": "x", "y": [40, 91, 230, 370, 325, 466, 399, 547, 537, 591, 654, 1012, 746, 850, 879, 864, 807, 816, 707, 696, 723], "yaxis": "y"}, {"hovertemplate": "Région=RN<br>Mois=%{x}<br>Nombre de Commandes=%{y}<extra></extra>", "legendgroup": "RN", "line": {"color": "#FECB52", "dash": "solid", "shape": "linear"}, "marker": {"symbol": "circle"}, "mode": "lines+markers", "name": "RN", "orientation": "v", "showlegend": true, "type": "scatter", "x": [10.0, 1.0, 2.0, 3.0, 4.0, 5.0, 6.0, 7.0, 8.0, 9.0, 10.0, 11.0, 12.0, 1.0, 2.0, 3.0, 4.0, 5.0, 6.0, 7.0, 8.0], "xaxis": "x", "y": [4, 5, 8, 13, 10, 17, 12, 27, 20, 23, 23, 41, 30, 42, 23, 38, 32, 22, 35, 29, 20], "yaxis": "y"}, {"hovertemplate": "Région=RO<br>Mois=%{x}<br>Nombre de Commandes=%{y}<extra></extra>", "legendgroup": "RO", "line": {"color": "#636efa", "dash": "solid", "shape": "linear"}, "marker": {"symbol": "circle"}, "mode": "lines+markers", "name": "RO", "orientation": "v", "showlegend": true, "type": "scatter", "x": [1.0, 2.0, 3.0, 4.0, 5.0, 6.0, 7.0, 8.0, 9.0, 10.0, 11.0, 12.0, 1.0, 2.0, 3.0, 4.0, 5.0, 6.0, 7.0, 8.0], "xaxis": "x", "y": [3, 9, 16, 7, 8, 10, 10, 14, 16, 13, 17, 11, 20, 13, 13, 11, 17, 11, 16, 8], "yaxis": "y"}, {"hovertemplate": "Région=RR<br>Mois=%{x}<br>Nombre de Commandes=%{y}<extra></extra>", "legendgroup": "RR", "line": {"color": "#EF553B", "dash": "solid", "shape": "linear"}, "marker": {"symbol": "circle"}, "mode": "lines+markers", "name": "RR", "orientation": "v", "showlegend": true, "type": "scatter", "x": [10.0, 2.0, 3.0, 4.0, 5.0, 6.0, 7.0, 9.0, 10.0, 11.0, 1.0, 2.0, 3.0, 4.0, 5.0, 6.0, 7.0], "xaxis": "x", "y": [1, 2, 2, 2, 2, 3, 1, 1, 3, 2, 1, 3, 5, 2, 1, 5, 5], "yaxis": "y"}, {"hovertemplate": "Région=RS<br>Mois=%{x}<br>Nombre de Commandes=%{y}<extra></extra>", "legendgroup": "RS", "line": {"color": "#00cc96", "dash": "solid", "shape": "linear"}, "marker": {"symbol": "circle"}, "mode": "lines+markers", "name": "RS", "orientation": "v", "showlegend": true, "type": "scatter", "x": [10.0, 1.0, 2.0, 3.0, 4.0, 5.0, 6.0, 7.0, 8.0, 9.0, 10.0, 11.0, 12.0, 1.0, 2.0, 3.0, 4.0, 5.0, 6.0, 7.0, 8.0], "xaxis": "x", "y": [17, 52, 100, 144, 132, 206, 215, 242, 296, 273, 244, 409, 278, 367, 363, 407, 345, 350, 304, 308, 293], "yaxis": "y"}, {"hovertemplate": "Région=SC<br>Mois=%{x}<br>Nombre de Commandes=%{y}<extra></extra>", "legendgroup": "SC", "line": {"color": "#ab63fa", "dash": "solid", "shape": "linear"}, "marker": {"symbol": "circle"}, "mode": "lines+markers", "name": "SC", "orientation": "v", "showlegend": true, "type": "scatter", "x": [10.0, 1.0, 2.0, 3.0, 4.0, 5.0, 6.0, 7.0, 8.0, 9.0, 10.0, 11.0, 12.0, 1.0, 2.0, 3.0, 4.0, 5.0, 6.0, 7.0, 8.0], "xaxis": "x", "y": [9, 26, 57, 104, 100, 146, 109, 152, 152, 153, 174, 288, 192, 311, 254, 247, 245, 226, 205, 195, 201], "yaxis": "y"}, {"hovertemplate": "Région=SE<br>Mois=%{x}<br>Nombre de Commandes=%{y}<extra></extra>", "legendgroup": "SE", "line": {"color": "#FFA15A", "dash": "solid", "shape": "linear"}, "marker": {"symbol": "circle"}, "mode": "lines+markers", "name": "SE", "orientation": "v", "showlegend": true, "type": "scatter", "x": [10.0, 1.0, 2.0, 3.0, 4.0, 5.0, 6.0, 7.0, 8.0, 9.0, 10.0, 11.0, 12.0, 1.0, 2.0, 3.0, 4.0, 5.0, 6.0, 7.0, 8.0], "xaxis": "x", "y": [3, 4, 12, 22, 13, 11, 8, 13, 19, 16, 22, 26, 20, 19, 15, 17, 13, 8, 25, 26, 23], "yaxis": "y"}, {"hovertemplate": "Région=SP<br>Mois=%{x}<br>Nombre de Commandes=%{y}<extra></extra>", "legendgroup": "SP", "line": {"color": "#19d3f3", "dash": "solid", "shape": "linear"}, "marker": {"symbol": "circle"}, "mode": "lines+markers", "name": "SP", "orientation": "v", "showlegend": true, "type": "scatter", "x": [9.0, 10.0, 1.0, 2.0, 3.0, 4.0, 5.0, 6.0, 7.0, 8.0, 9.0, 10.0, 11.0, 12.0, 1.0, 2.0, 3.0, 4.0, 5.0, 6.0, 7.0, 8.0], "xaxis": "x", "y": [1, 94, 283, 601, 966, 873, 1363, 1284, 1543, 1665, 1576, 1723, 2899, 2295, 2975, 2632, 2971, 3002, 3138, 2738, 2715, 3164], "yaxis": "y"}, {"hovertemplate": "Région=TO<br>Mois=%{x}<br>Nombre de Commandes=%{y}<extra></extra>", "legendgroup": "TO", "line": {"color": "#FF6692", "dash": "solid", "shape": "linear"}, "marker": {"symbol": "circle"}, "mode": "lines+markers", "name": "TO", "orientation": "v", "showlegend": true, "type": "scatter", "x": [1.0, 2.0, 3.0, 4.0, 5.0, 6.0, 7.0, 8.0, 9.0, 10.0, 11.0, 12.0, 1.0, 2.0, 3.0, 4.0, 5.0, 6.0, 7.0, 8.0], "xaxis": "x", "y": [2, 7, 7, 13, 17, 8, 1, 15, 16, 13, 17, 14, 16, 20, 20, 19, 16, 18, 22, 13], "yaxis": "y"}], "layout": {"legend": {"title": {"text": "Région"}, "tracegroupgap": 0}, "title": {"text": "Croissance des Commandes MoM par Région"}, "xaxis": {"anchor": "y", "domain": [0, 1], "title": {"text": "Mois"}}, "yaxis": {"anchor": "x", "domain": [0, 1], "title": {"text": "Nombre de Commandes"}}}}
